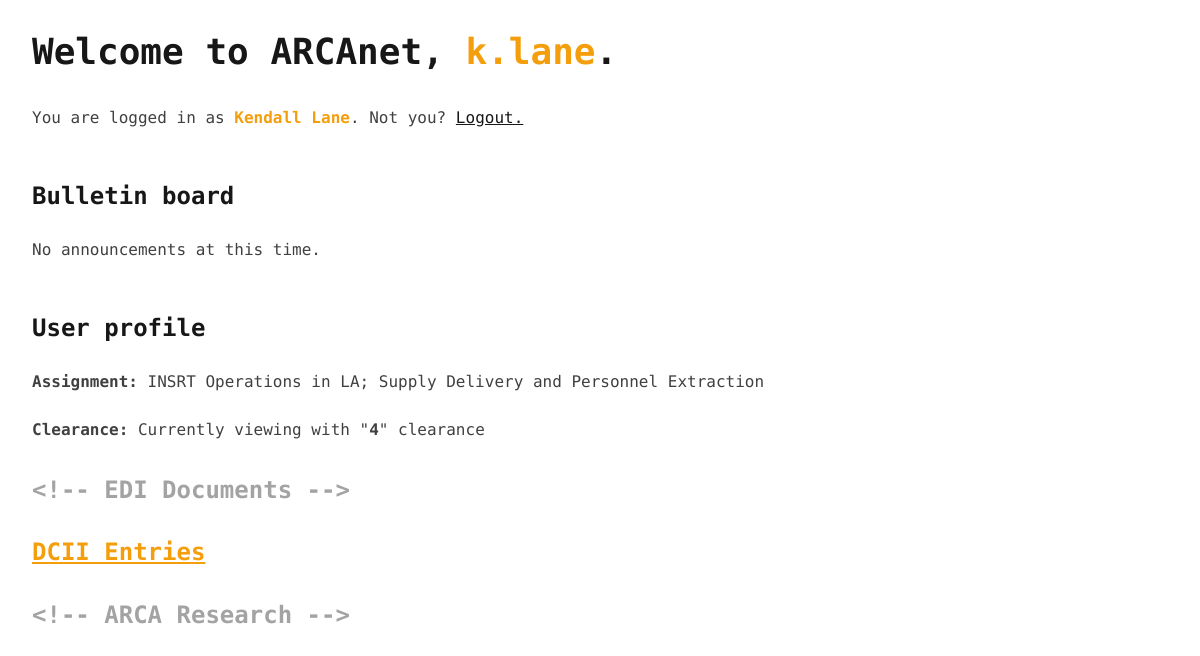
Screenshot of / (signed in) with the database file from the repository.
### app/models/user.py (models this page shows)
class User(db.Model, UserMixin):
    id = db.Column('id', db.Integer, primary_key = True, autoincrement = True)
    username = db.Column('username', db.String, unique = True)
    name = db.Column('name', db.String)
    password = db.Column('password', db.String)
    clearance = db.Column('clearance', db.Integer)
    assignment = db.Column('assignment', db.String)

### app/routes/home.py (the view)
@app.route('/')
@login_required
def home():
    return render_template('home.html')

### app/__init__.py (called while the page is built)
def create_app(config_class=Config):
    app = Flask(__name__)
    app.config.from_object(config_class)
    login_manager = LoginManager(app)
    login_manager.login_view = 'login'
    db.init_app(app)
    migrate.init_app(app, db)
    with app.app_context():
        from . import routes, models
        @login_manager.user_loader
        def load_user(user_id):
            return models.user.User.query.get(int(user_id))
        db.create_all()
        return app

### app/templates/home.html
{% extends 'base.html' %}
{% block content %}
    <h1>Welcome to ARCAnet, <span class="text-amber-500">{{current_user.username}}</span>.</h1>
    <p>You are logged in as <span class="text-amber-500 font-extrabold">{{current_user.name}}</span>. Not you? <a href="{{url_for('logout')}}">Logout.</a></p>
    <h2>Bulletin board</h2>
    <p>No announcements at this time.</p>
    <h2>User profile</h2>
    <p><span class="font-extrabold">Assignment: </span>{{current_user.assignment}}</p>
    <p><span class="font-extrabold">Clearance: </span>Currently viewing with "<span class="font-extrabold">{{current_user.clearance}}</span>" clearance</p>
    <p class="text-2xl font-extrabold text-neutral-400">&lt;!-- EDI Documents --&gt;</p>
    <a href="{{ url_for('dcii_entries_overview') }}" class="text-2xl font-extrabold text-amber-500">DCII Entries</a>
    <p class="text-2xl font-extrabold text-neutral-400">&lt;!-- ARCA Research --&gt;</p>
{% endblock %}

### rows the page displays
User: username "k.lane", name "Kendall Lane", assignment "INSRT Operations in LA; Supply Delivery and Personnel Extraction", clearance "4"
